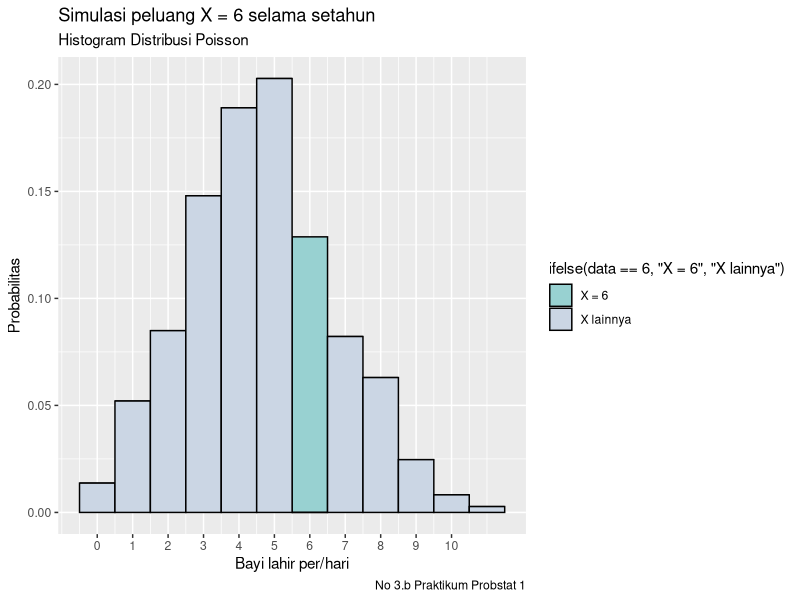

This figure's R source:
# ________________________________________________________________________________________________________________________________
# 3a

x <- 6
lambda <- 4.5
res <- dpois(x,lambda,log = FALSE)
cat(sprintf("No 3.a -> %f", res))


# ________________________________________________________________________________________________________________________________
# 3b

library(dplyr)
library(ggplot2)

banyak_data <- 10

n <- 365
lambda <- 4.5


data.frame('data' = rpois(n, lambda)) %>% 
  ggplot() +
  geom_histogram(
    aes(
      x=data, 
      y=stat(count/sum(count)), 
      fill = ifelse(data == 6, "X = 6", "X lainnya"),
    ), 
    binwidth = 1, 
    color = 'black',
  ) +
  scale_fill_manual(values = c("#98d1d1","#cbd6e4")) +
  scale_x_continuous(breaks = 0:banyak_data) +
  labs(
    title = "Simulasi peluang X = 6 selama setahun",
    subtitle = "Histogram Distribusi Poisson",
    caption = "No 3.b Praktikum Probstat 1",
    x = "Bayi lahir per/hari",
    y = "Probabilitas"
  ) 


# ________________________________________________________________________________________________________________________________
# 3c

# Hasil yang didapatkan dari perhitungan di poin A dan poin B tergolong hasil yang saling berkolerasi. hal ini disebabkan
# karena perhitungan poin b berupa estimasi selama 365 hari menujukkan hasil yaitu diantara 0.10-0.15, sedangkan pada poin a menujukkan hasil 0.128120

# dari kedua nilai ini dapat disimpulkan bahwa estimasi peluang kelahiran 6 bayi perhari untuk hari esok akan tidak beda jauh dengan peluang kelahiran 6 bayi dalam setahunnya

# ________________________________________________________________________________________________________________________________
# 3d

lambda <- 4.5
cat(sprintf("No 3.d rataan -> %f", lambda))

cat(sprintf("No 3.d varian -> %f", lambda))
